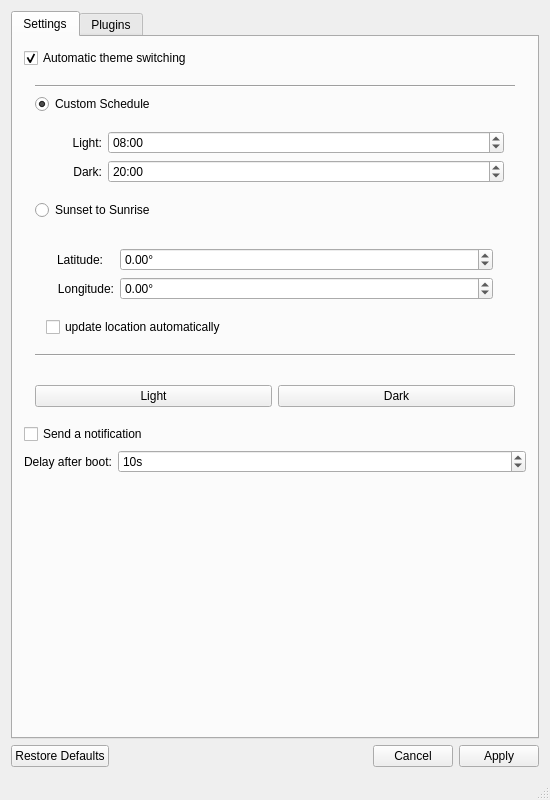
<?xml version="1.0" encoding="UTF-8"?>
<ui version="4.0">
 <class>main_window</class>
 <widget class="QMainWindow" name="main_window">
  <property name="geometry">
   <rect>
    <x>0</x>
    <y>0</y>
    <width>550</width>
    <height>800</height>
   </rect>
  </property>
  <property name="sizePolicy">
   <sizepolicy hsizetype="Preferred" vsizetype="MinimumExpanding">
    <horstretch>0</horstretch>
    <verstretch>0</verstretch>
   </sizepolicy>
  </property>
  <property name="minimumSize">
   <size>
    <width>400</width>
    <height>600</height>
   </size>
  </property>
  <property name="windowTitle">
   <string notr="true">Yin &amp; Yang</string>
  </property>
  <widget class="QWidget" name="central_widget">
   <layout class="QVBoxLayout" name="central_widget_layout">
    <item>
     <widget class="QTabWidget" name="tab_widget">
      <property name="minimumSize">
       <size>
        <width>368</width>
        <height>0</height>
       </size>
      </property>
      <property name="currentIndex">
       <number>0</number>
      </property>
      <widget class="QWidget" name="settings">
       <attribute name="title">
        <string>Settings</string>
       </attribute>
       <layout class="QVBoxLayout" name="settings_layout">
        <item>
         <widget class="QCheckBox" name="btn_enable">
          <property name="text">
           <string>Automatic theme switching</string>
          </property>
          <property name="checked">
           <bool>true</bool>
          </property>
         </widget>
        </item>
        <item>
         <widget class="QWidget" name="schedule_settings" native="true">
          <layout class="QVBoxLayout" name="schedule_settings_layout">
           <item>
            <widget class="Line" name="line_top">
             <property name="orientation">
              <enum>Qt::Orientation::Horizontal</enum>
             </property>
            </widget>
           </item>
           <item>
            <widget class="QRadioButton" name="btn_schedule">
             <property name="text">
              <string>Custom Schedule</string>
             </property>
             <property name="checked">
              <bool>true</bool>
             </property>
            </widget>
           </item>
           <item>
            <widget class="QFrame" name="time">
             <property name="sizePolicy">
              <sizepolicy hsizetype="Preferred" vsizetype="Preferred">
               <horstretch>0</horstretch>
               <verstretch>0</verstretch>
              </sizepolicy>
             </property>
             <layout class="QFormLayout" name="time_layout">
              <property name="labelAlignment">
               <set>Qt::AlignmentFlag::AlignCenter</set>
              </property>
              <property name="leftMargin">
               <number>37</number>
              </property>
              <item row="0" column="0">
               <widget class="QLabel" name="label_light">
                <property name="text">
                 <string>Light:</string>
                </property>
                <property name="alignment">
                 <set>Qt::AlignmentFlag::AlignRight|Qt::AlignmentFlag::AlignTrailing|Qt::AlignmentFlag::AlignVCenter</set>
                </property>
               </widget>
              </item>
              <item row="0" column="1">
               <widget class="QTimeEdit" name="inp_time_light">
                <property name="sizePolicy">
                 <sizepolicy hsizetype="Minimum" vsizetype="Minimum">
                  <horstretch>0</horstretch>
                  <verstretch>0</verstretch>
                 </sizepolicy>
                </property>
                <property name="minimumSize">
                 <size>
                  <width>88</width>
                  <height>0</height>
                 </size>
                </property>
                <property name="displayFormat">
                 <string notr="true">HH:mm</string>
                </property>
                <property name="time">
                 <time>
                  <hour>8</hour>
                  <minute>0</minute>
                  <second>0</second>
                 </time>
                </property>
               </widget>
              </item>
              <item row="1" column="0">
               <widget class="QLabel" name="label_dark">
                <property name="text">
                 <string>Dark:</string>
                </property>
                <property name="alignment">
                 <set>Qt::AlignmentFlag::AlignRight|Qt::AlignmentFlag::AlignTrailing|Qt::AlignmentFlag::AlignVCenter</set>
                </property>
               </widget>
              </item>
              <item row="1" column="1">
               <widget class="QTimeEdit" name="inp_time_dark">
                <property name="sizePolicy">
                 <sizepolicy hsizetype="Minimum" vsizetype="Minimum">
                  <horstretch>0</horstretch>
                  <verstretch>0</verstretch>
                 </sizepolicy>
                </property>
                <property name="minimumSize">
                 <size>
                  <width>88</width>
                  <height>0</height>
                 </size>
                </property>
                <property name="displayFormat">
                 <string notr="true">HH:mm</string>
                </property>
                <property name="time">
                 <time>
                  <hour>20</hour>
                  <minute>0</minute>
                  <second>0</second>
                 </time>
                </property>
               </widget>
              </item>
             </layout>
            </widget>
           </item>
           <item>
            <widget class="QRadioButton" name="btn_sun">
             <property name="text">
              <string>Sunset to Sunrise</string>
             </property>
            </widget>
           </item>
           <item>
            <widget class="QFrame" name="location">
             <layout class="QVBoxLayout" name="verticalLayout">
              <item>
               <widget class="QWidget" name="location_input" native="true">
                <layout class="QFormLayout" name="formLayout">
                 <item row="1" column="0">
                  <widget class="QLabel" name="label_longitude">
                   <property name="text">
                    <string>Longitude:</string>
                   </property>
                   <property name="alignment">
                    <set>Qt::AlignmentFlag::AlignRight|Qt::AlignmentFlag::AlignTrailing|Qt::AlignmentFlag::AlignVCenter</set>
                   </property>
                  </widget>
                 </item>
                 <item row="1" column="1">
                  <widget class="QDoubleSpinBox" name="inp_longitude">
                   <property name="sizePolicy">
                    <sizepolicy hsizetype="Minimum" vsizetype="Fixed">
                     <horstretch>0</horstretch>
                     <verstretch>0</verstretch>
                    </sizepolicy>
                   </property>
                   <property name="minimumSize">
                    <size>
                     <width>88</width>
                     <height>0</height>
                    </size>
                   </property>
                   <property name="suffix">
                    <string notr="true">°</string>
                   </property>
                   <property name="minimum">
                    <double>-180.000000000000000</double>
                   </property>
                   <property name="maximum">
                    <double>180.000000000000000</double>
                   </property>
                  </widget>
                 </item>
                 <item row="0" column="0">
                  <widget class="QLabel" name="label_latitude">
                   <property name="text">
                    <string>Latitude:</string>
                   </property>
                   <property name="alignment">
                    <set>Qt::AlignmentFlag::AlignRight|Qt::AlignmentFlag::AlignTrailing|Qt::AlignmentFlag::AlignVCenter</set>
                   </property>
                  </widget>
                 </item>
                 <item row="0" column="1">
                  <widget class="QDoubleSpinBox" name="inp_latitude">
                   <property name="sizePolicy">
                    <sizepolicy hsizetype="Minimum" vsizetype="Minimum">
                     <horstretch>0</horstretch>
                     <verstretch>0</verstretch>
                    </sizepolicy>
                   </property>
                   <property name="minimumSize">
                    <size>
                     <width>88</width>
                     <height>0</height>
                    </size>
                   </property>
                   <property name="suffix">
                    <string notr="true">°</string>
                   </property>
                   <property name="minimum">
                    <double>-90.000000000000000</double>
                   </property>
                   <property name="maximum">
                    <double>90.000000000000000</double>
                   </property>
                  </widget>
                 </item>
                </layout>
               </widget>
              </item>
              <item>
               <widget class="QCheckBox" name="btn_location">
                <property name="text">
                 <string>update location automatically</string>
                </property>
               </widget>
              </item>
             </layout>
            </widget>
           </item>
           <item>
            <widget class="Line" name="line_bottom">
             <property name="orientation">
              <enum>Qt::Orientation::Horizontal</enum>
             </property>
            </widget>
           </item>
          </layout>
         </widget>
        </item>
        <item>
         <widget class="QWidget" name="manual_buttons" native="true">
          <layout class="QHBoxLayout" name="horizontalLayout_3">
           <item>
            <widget class="QPushButton" name="button_light">
             <property name="text">
              <string>Light</string>
             </property>
            </widget>
           </item>
           <item>
            <widget class="QPushButton" name="button_dark">
             <property name="text">
              <string>Dark</string>
             </property>
            </widget>
           </item>
          </layout>
         </widget>
        </item>
        <item>
         <widget class="QCheckBox" name="toggle_notification">
          <property name="text">
           <string>Send a notification</string>
          </property>
         </widget>
        </item>
        <item>
         <layout class="QFormLayout" name="bootOffsetSettings">
          <item row="0" column="0">
           <widget class="QLabel" name="bootOffsetLabel">
            <property name="toolTip">
             <string>Time to wait until the system finished booting. Default value is 10 seconds.</string>
            </property>
            <property name="text">
             <string>Delay after boot:</string>
            </property>
           </widget>
          </item>
          <item row="0" column="1">
           <widget class="QSpinBox" name="bootOffset">
            <property name="suffix">
             <string>s</string>
            </property>
            <property name="value">
             <number>10</number>
            </property>
           </widget>
          </item>
         </layout>
        </item>
        <item>
         <widget class="QLabel" name="label_active">
          <property name="text">
           <string/>
          </property>
         </widget>
        </item>
        <item>
         <spacer name="space_vertical">
          <property name="orientation">
           <enum>Qt::Orientation::Vertical</enum>
          </property>
          <property name="sizeHint" stdset="0">
           <size>
            <width>20</width>
            <height>40</height>
           </size>
          </property>
         </spacer>
        </item>
       </layout>
      </widget>
      <widget class="QWidget" name="plugins">
       <attribute name="title">
        <string>Plugins</string>
       </attribute>
       <layout class="QVBoxLayout" name="plugins_layout">
        <item>
         <widget class="QScrollArea" name="plugins_scroll">
          <property name="frameShape">
           <enum>QFrame::Shape::NoFrame</enum>
          </property>
          <property name="widgetResizable">
           <bool>true</bool>
          </property>
          <widget class="QWidget" name="plugins_scroll_content">
           <property name="geometry">
            <rect>
             <x>0</x>
             <y>0</y>
             <width>525</width>
             <height>657</height>
            </rect>
           </property>
           <layout class="QVBoxLayout" name="plugins_scroll_content_layout">
           </layout>
          </widget>
         </widget>
        </item>
       </layout>
      </widget>
     </widget>
    </item>
    <item>
     <widget class="QDialogButtonBox" name="btn_box">
      <property name="standardButtons">
       <set>QDialogButtonBox::StandardButton::Apply|QDialogButtonBox::StandardButton::Cancel|QDialogButtonBox::StandardButton::RestoreDefaults</set>
      </property>
     </widget>
    </item>
   </layout>
  </widget>
  <widget class="QStatusBar" name="status_bar"/>
 </widget>
 <layoutdefault spacing="6" margin="11"/>
</ui>
